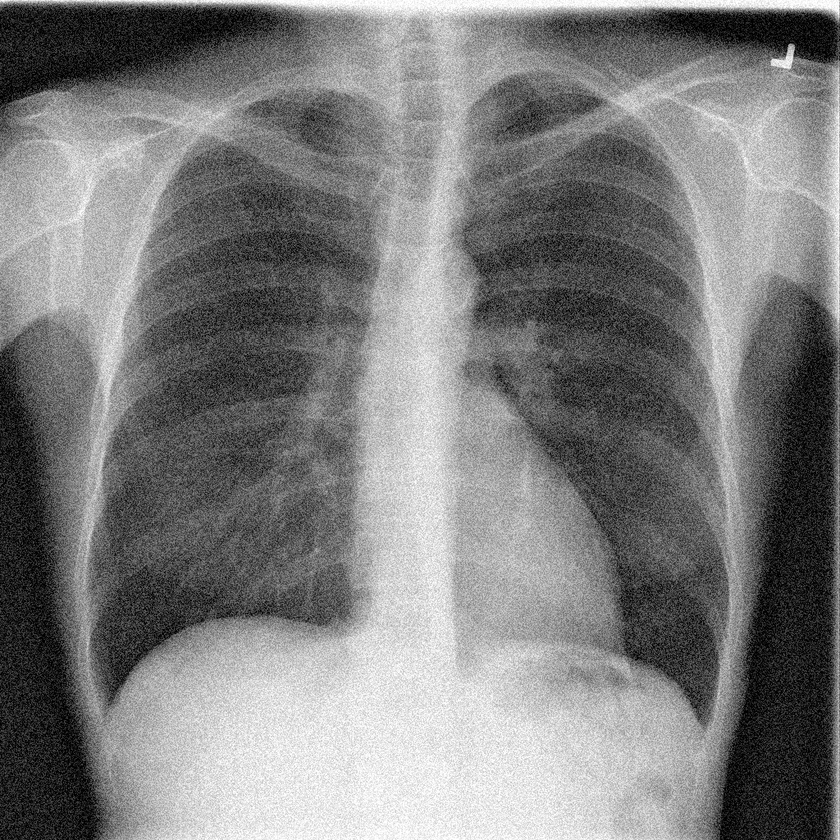
#> input picture resources/xray_noisy.png, 840 x 840 px, shrunk from 1024 x 1024 before the run
$ python salt_and_pepper.py
#> lines starting #> are read from the running program, lines starting #| are printed output that depends on the picture
import cv2
import numpy as np

def filter2D(img, filter):
    R,C = img.shape
    result = np.zeros((R,C), dtype=np.uint8)
    filter_R, filter_C = filter.shape
    pad_r = filter_R//2
    pad_c = filter_C//2
    for r in range(pad_r, R-pad_r):
        for c in range(pad_c , C-pad_c):
            grid = img[r-pad_r:r+pad_r+1, c-pad_c:c+pad_c+1]
            result[r,c] = max(0, np.sum(grid * filter))
    return result

size = int(input("kernel size? "))
#> the answer given: 100
blur_filter = np.ones((size,size)) / size**2

image1 = cv2.imread('resources/xray_noisy.png', cv2.IMREAD_GRAYSCALE)
#> image1 is the input picture: shape (840, 840); min 0, max 255, mean 125.7
image2 = cv2.imread('resources/image_noisy.png', cv2.IMREAD_GRAYSCALE)
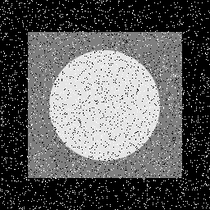
#> input picture resources/image_noisy.png, 210 x 210 px, shrunk from 256 x 256 before the run
#> image2 is the input picture: shape (210, 210); min 0, max 255, mean 92.7
image3 = cv2.imread('resources/board_noisy.png', cv2.IMREAD_GRAYSCALE)
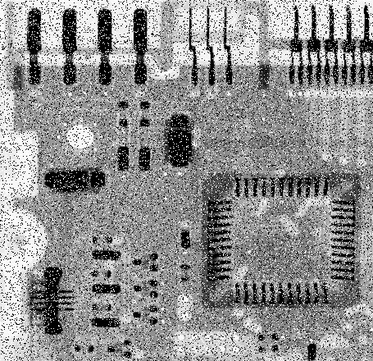
#> input picture resources/board_noisy.png, 373 x 361 px, shrunk from 455 x 440 before the run
#> image3 is the input picture: shape (361, 373); min 0, max 255, mean 144.3
blur1 = filter2D(image1, blur_filter)
#> after the loop in filter2D, `for r in range(pad_r, R-pad_r):`: result: shape (840, 840); every value is 0
#> (the run stopped early here; a loop or call above may not have finished)
